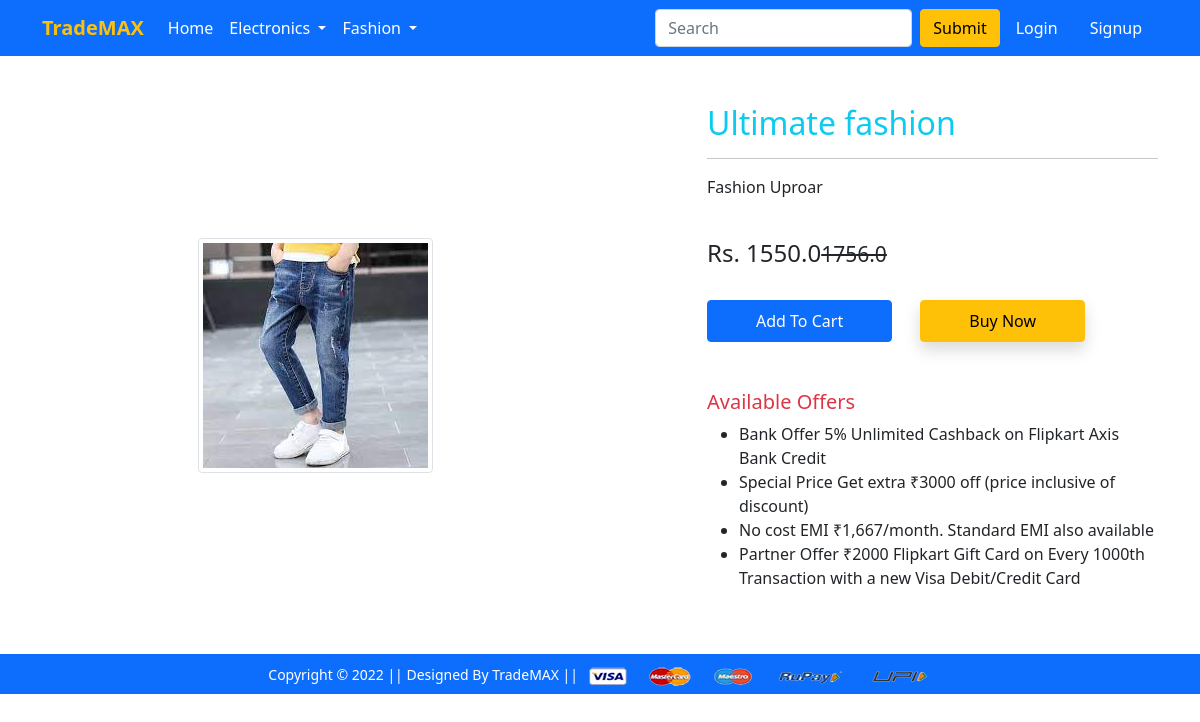
Screenshot of /product-detail/1 with the database file from the repository.
### app/models.py (models this page shows, shortened)
class Product(models.Model):
    title=models.CharField(max_length=90)
    selling_price=models.FloatField()
    descounted_price=models.FloatField()
    descripiton=models.TextField()
    brand=models.CharField(max_length=90)
    category=models.CharField(choices=CATEGORY_CHOICES , max_length=2)
    product_image=models.ImageField(upload_to='producting')

### app/views.py (the view)
# urls.py: path('product-detail/<int:pk>', views.ProductDetailView.as_view() , name='product-detail'),
class ProductDetailView(View):
 def get(self , request , pk):
    product=Product.objects.get(pk=pk)
    return render(request, 'app/productdetail.html' , {'product':product})

### app/templates/app/productdetail.html (shortened to what this page needs)
{% extends 'app/base.html' %}
{% load static %}
{% block main-content %}
<div class="container my-5">
 <div class="row">
  <div class="col-sm-6 text-center align-self-center">
   <img src="/media/{{product.product_image}}" alt="" class="img-fluid img-thumbnail">
  </div>
  <div class="col-sm-5 offset-sm-1">
   <h2 class="text-info">{{product.title}}</h2>
   <hr>
   <p>{{product.descripiton}}</p> <br>
   <h4>Rs. {{product.descounted_price}}<small class="fw-light text-decoration-line-through">{{product.selling_price}}</small></h4> <br>
    <form action="/add-to-cart" class="d-inline " >
        <button type="submit"  class="btn btn-primary shodow px-5 py-2">
            Add To Cart
        </button>
    </form>
   <a href="{% url 'buy-now' %}" class="btn btn-warning shadow px-5 py-2 ms-4">Buy Now</a>
   <h5 class="mt-5 text-danger">Available Offers</h5>
   <ul>
    <li>Bank Offer 5% Unlimited Cashback on Flipkart Axis Bank Credit</li>
    <li>Special Price Get extra ₹3000 off (price inclusive of discount)</li>
    <li>No cost EMI ₹1,667/month. Standard EMI also available</li>
    <li>Partner Offer ₹2000 Flipkart Gift Card on Every 1000th Transaction with a new Visa Debit/Credit Card</li>
   </ul>
  </div>
 </div>
</div>
{% endblock main-content %}

### rows the page displays
Product: product_image (picture), title "Ultimate fashion", descripiton "Fashion Uproar", descounted_price "1550.0", selling_price "1756.0"
